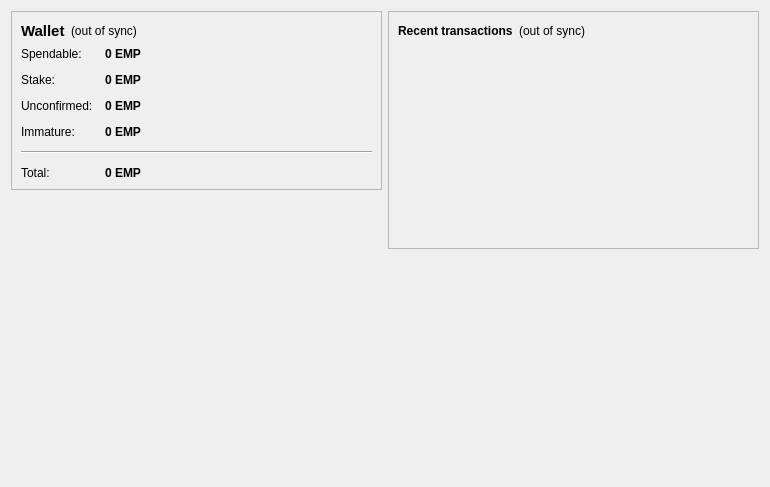
<?xml version="1.0" encoding="UTF-8"?>
<ui version="4.0">
 <class>OverviewPage</class>
 <widget class="QWidget" name="OverviewPage">
  <property name="geometry">
   <rect>
    <x>0</x>
    <y>0</y>
    <width>770</width>
    <height>487</height>
   </rect>
  </property>
  <property name="windowTitle">
   <string>Form</string>
  </property>
  <layout class="QHBoxLayout" name="horizontalLayout" stretch="1,1">
   <item>
    <layout class="QVBoxLayout" name="verticalLayout_2">
     <item>
      <widget class="QFrame" name="frame">
       <property name="frameShape">
        <enum>QFrame::StyledPanel</enum>
       </property>
       <property name="frameShadow">
        <enum>QFrame::Raised</enum>
       </property>
       <layout class="QVBoxLayout" name="verticalLayout_4">
        <item>
         <layout class="QHBoxLayout" name="horizontalLayout_4">
          <item>
           <widget class="QLabel" name="label_5">
            <property name="font">
             <font>
              <pointsize>11</pointsize>
              <weight>75</weight>
              <bold>true</bold>
             </font>
            </property>
            <property name="text">
             <string>Wallet</string>
            </property>
           </widget>
          </item>
          <item>
           <widget class="QLabel" name="labelWalletStatus">
            <property name="toolTip">
             <string>The displayed information may be out of date. Your wallet automatically synchronizes with the emoneypower network after a connection is established, but this process has not completed yet.</string>
            </property>
            <property name="styleSheet">
             <string notr="true"/>
            </property>
            <property name="text">
             <string notr="true">(out of sync)</string>
            </property>
            <property name="alignment">
             <set>Qt::AlignLeading|Qt::AlignLeft|Qt::AlignVCenter</set>
            </property>
           </widget>
          </item>
          <item>
           <spacer name="horizontalSpacer_2">
            <property name="orientation">
             <enum>Qt::Horizontal</enum>
            </property>
            <property name="sizeHint" stdset="0">
             <size>
              <width>40</width>
              <height>20</height>
             </size>
            </property>
           </spacer>
          </item>
         </layout>
        </item>
        <item>
         <layout class="QFormLayout" name="formLayout_2">
          <property name="fieldGrowthPolicy">
           <enum>QFormLayout::AllNonFixedFieldsGrow</enum>
          </property>
          <property name="horizontalSpacing">
           <number>12</number>
          </property>
          <property name="verticalSpacing">
           <number>12</number>
          </property>
          <item row="0" column="0">
           <widget class="QLabel" name="label">
            <property name="text">
             <string>Spendable:</string>
            </property>
           </widget>
          </item>
          <item row="0" column="1">
           <widget class="QLabel" name="labelBalance">
            <property name="font">
             <font>
              <weight>75</weight>
              <bold>true</bold>
             </font>
            </property>
            <property name="cursor">
             <cursorShape>IBeamCursor</cursorShape>
            </property>
            <property name="toolTip">
             <string>Your current spendable balance</string>
            </property>
            <property name="text">
             <string notr="true">0 EMP</string>
            </property>
            <property name="textInteractionFlags">
             <set>Qt::LinksAccessibleByMouse|Qt::TextSelectableByKeyboard|Qt::TextSelectableByMouse</set>
            </property>
           </widget>
          </item>
          <item row="1" column="0">
           <widget class="QLabel" name="label_6">
            <property name="text">
             <string>Stake:</string>
            </property>
           </widget>
          </item>
          <item row="1" column="1">
           <widget class="QLabel" name="labelStake">
            <property name="font">
             <font>
              <weight>75</weight>
              <bold>true</bold>
             </font>
            </property>
            <property name="cursor">
             <cursorShape>IBeamCursor</cursorShape>
            </property>
            <property name="toolTip">
             <string>Total of coins that was staked, and do not yet count toward the current balance</string>
            </property>
            <property name="text">
             <string notr="true">0 EMP</string>
            </property>
            <property name="textInteractionFlags">
             <set>Qt::LinksAccessibleByMouse|Qt::TextSelectableByKeyboard|Qt::TextSelectableByMouse</set>
            </property>
           </widget>
          </item>
          <item row="2" column="0">
           <widget class="QLabel" name="label_3">
            <property name="text">
             <string>Unconfirmed:</string>
            </property>
           </widget>
          </item>
          <item row="2" column="1">
           <widget class="QLabel" name="labelUnconfirmed">
            <property name="font">
             <font>
              <weight>75</weight>
              <bold>true</bold>
             </font>
            </property>
            <property name="cursor">
             <cursorShape>IBeamCursor</cursorShape>
            </property>
            <property name="toolTip">
             <string>Total of transactions that have yet to be confirmed, and do not yet count toward the current balance</string>
            </property>
            <property name="text">
             <string notr="true">0 EMP</string>
            </property>
            <property name="textInteractionFlags">
             <set>Qt::LinksAccessibleByMouse|Qt::TextSelectableByKeyboard|Qt::TextSelectableByMouse</set>
            </property>
           </widget>
          </item>
          <item row="3" column="0">
           <widget class="QLabel" name="labelImmatureText">
            <property name="text">
             <string>Immature:</string>
            </property>
           </widget>
          </item>
          <item row="3" column="1">
           <widget class="QLabel" name="labelImmature">
            <property name="font">
             <font>
              <weight>75</weight>
              <bold>true</bold>
             </font>
            </property>
            <property name="toolTip">
             <string>Mined balance that has not yet matured</string>
            </property>
            <property name="text">
             <string notr="true">0 EMP</string>
            </property>
            <property name="textInteractionFlags">
             <set>Qt::LinksAccessibleByMouse|Qt::TextSelectableByKeyboard|Qt::TextSelectableByMouse</set>
            </property>
           </widget>
          </item>
          <item row="4" column="0" colspan="2">
           <widget class="Line" name="line">
            <property name="orientation">
             <enum>Qt::Horizontal</enum>
            </property>
           </widget>
          </item>
          <item row="5" column="0">
           <widget class="QLabel" name="labelTotalText">
            <property name="text">
             <string>Total:</string>
            </property>
           </widget>
          </item>
          <item row="5" column="1">
           <widget class="QLabel" name="labelTotal">
            <property name="font">
             <font>
              <weight>75</weight>
              <bold>true</bold>
             </font>
            </property>
            <property name="cursor">
             <cursorShape>IBeamCursor</cursorShape>
            </property>
            <property name="toolTip">
             <string>Your current total balance</string>
            </property>
            <property name="text">
             <string notr="true">0 EMP</string>
            </property>
            <property name="textInteractionFlags">
             <set>Qt::LinksAccessibleByMouse|Qt::TextSelectableByKeyboard|Qt::TextSelectableByMouse</set>
            </property>
           </widget>
          </item>
         </layout>
        </item>
       </layout>
      </widget>
     </item>
     <item>
      <spacer name="verticalSpacer">
       <property name="orientation">
        <enum>Qt::Vertical</enum>
       </property>
       <property name="sizeHint" stdset="0">
        <size>
         <width>20</width>
         <height>40</height>
        </size>
       </property>
      </spacer>
     </item>
     <item>
      <widget class="QLabel" name="label_2">
       <property name="autoFillBackground">
        <bool>true</bool>
       </property>
       <property name="text">
        <string/>
       </property>
       <property name="pixmap">
        <pixmap resource="../bitcoin.qrc">:/icons/mastbg</pixmap>
       </property>
       <property name="scaledContents">
        <bool>false</bool>
       </property>
       <property name="margin">
        <number>0</number>
       </property>
      </widget>
     </item>
    </layout>
   </item>
   <item>
    <layout class="QVBoxLayout" name="verticalLayout_3">
     <item>
      <widget class="QFrame" name="frame_2">
       <property name="frameShape">
        <enum>QFrame::StyledPanel</enum>
       </property>
       <property name="frameShadow">
        <enum>QFrame::Raised</enum>
       </property>
       <layout class="QVBoxLayout" name="verticalLayout">
        <item>
         <layout class="QHBoxLayout" name="horizontalLayout_2">
          <item>
           <widget class="QLabel" name="label_4">
            <property name="text">
             <string>&lt;b&gt;Recent transactions&lt;/b&gt;</string>
            </property>
           </widget>
          </item>
          <item>
           <widget class="QLabel" name="labelTransactionsStatus">
            <property name="toolTip">
             <string>The displayed information may be out of date. Your wallet automatically synchronizes with the emoneypower network after a connection is established, but this process has not completed yet.</string>
            </property>
            <property name="styleSheet">
             <string notr="true"/>
            </property>
            <property name="text">
             <string notr="true">(out of sync)</string>
            </property>
            <property name="alignment">
             <set>Qt::AlignRight|Qt::AlignTrailing|Qt::AlignVCenter</set>
            </property>
           </widget>
          </item>
          <item>
           <spacer name="horizontalSpacer">
            <property name="orientation">
             <enum>Qt::Horizontal</enum>
            </property>
            <property name="sizeHint" stdset="0">
             <size>
              <width>40</width>
              <height>20</height>
             </size>
            </property>
           </spacer>
          </item>
         </layout>
        </item>
        <item>
         <widget class="QListView" name="listTransactions">
          <property name="styleSheet">
           <string notr="true">QListView { background: transparent; }</string>
          </property>
          <property name="frameShape">
           <enum>QFrame::NoFrame</enum>
          </property>
          <property name="verticalScrollBarPolicy">
           <enum>Qt::ScrollBarAlwaysOff</enum>
          </property>
          <property name="horizontalScrollBarPolicy">
           <enum>Qt::ScrollBarAlwaysOff</enum>
          </property>
          <property name="selectionMode">
           <enum>QAbstractItemView::NoSelection</enum>
          </property>
         </widget>
        </item>
       </layout>
      </widget>
     </item>
     <item>
      <spacer name="verticalSpacer_2">
       <property name="orientation">
        <enum>Qt::Vertical</enum>
       </property>
       <property name="sizeHint" stdset="0">
        <size>
         <width>20</width>
         <height>40</height>
        </size>
       </property>
      </spacer>
     </item>
    </layout>
   </item>
  </layout>
 </widget>
 <resources>
  <include location="../bitcoin.qrc"/>
 </resources>
 <connections/>
</ui>
